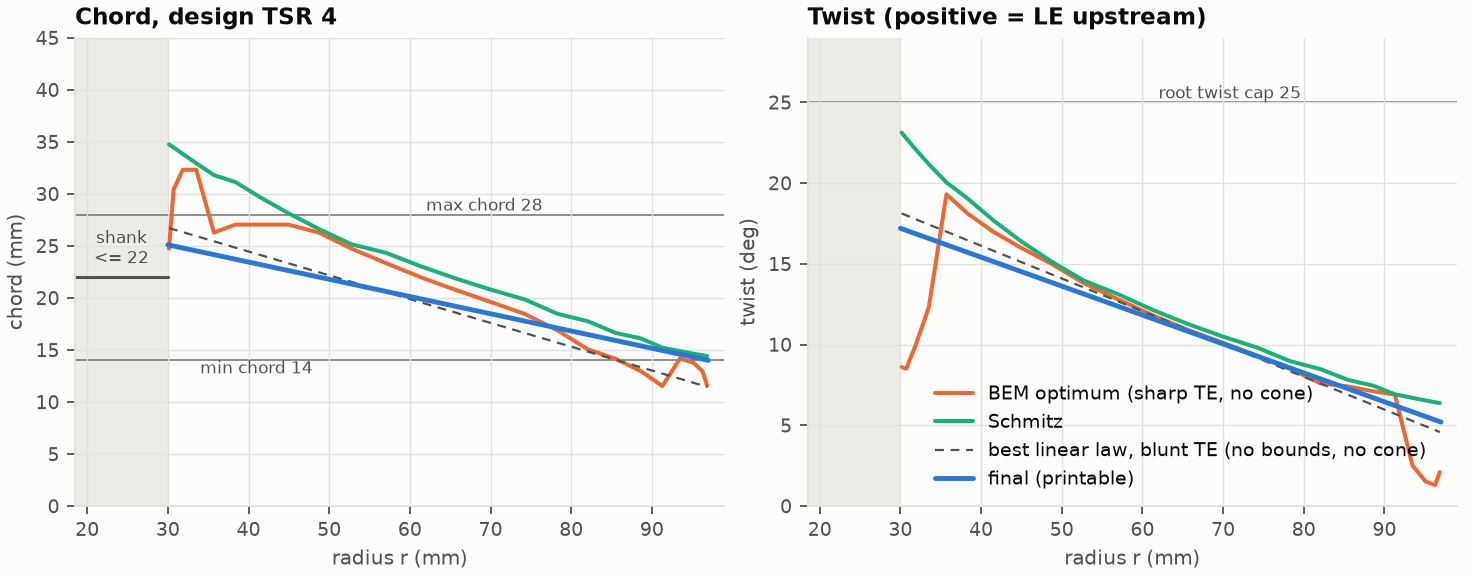
#> input picture docs/figures/bem_chord_twist.png, 1472 x 576 px
$ python -i report.py   (imports and definitions only)
#> lines starting #> are read from the running program, lines starting #| are printed output that depends on the picture
"""Build the Ovo technical report: docs/report/ovo-report.pdf.

Every number in the report comes from the design-study outputs, the CAD checks and the
parameters, never from memory:

  data/blade_design.json, data/hardware.json, data/bom.json, data/layout.json
  out/cad/checks/*.json (assembly, blade, rotor, shells, drivetrain, fins, coupon)
  out/web/manifest.json, ovo/params.py, ovo/profile.py

The script
  1. extracts and formats those numbers into docs/report/data.typ (generated, do not edit),
  2. writes the bibliography docs/report/refs.bib (curated references plus the sourced
     catalogue and prior-art URLs of data/hardware.json),
  3. draws the report's own figures into docs/report/figures/ (hull profile, concept sketch),
  4. copies the renders as compressed JPEGs into docs/report/img/ (docs/media/* when present,
     else out/renders/*),
  5. compiles docs/report/ovo-report.typ with the typst Python package (embedded fonts only,
     so the PDF does not depend on the machine's fonts).

  .venv/bin/python scripts/report.py                  # data, figures, images, PDF
  .venv/bin/python scripts/report.py --png DIR        # also every page as PNG (DIR/page-NN.png)
  .venv/bin/python scripts/report.py --render-fold    # first re-render the fold-sequence strip
                                                      # through scripts/render.py (takes the heavy lock)

Requires the docs dependency group (typst). Run the CAD build first (scripts/build.py): the
checks and renders under out/ are inputs.
"""

from __future__ import annotations

import argparse
import datetime as dt
import json
import math
import re
import subprocess
import sys
from pathlib import Path

import numpy as np

REPO = Path(__file__).resolve().parents[1]
sys.path.insert(0, str(REPO))

from ovo import params as P
from ovo import profile

REPORT = REPO / "docs" / "report"
FIG = REPORT / "figures"
IMG = REPORT / "img"
SRC_TYP = REPORT / "ovo-report.typ"
PDF = REPORT / "ovo-report.pdf"
FOLD_FRAMES = REPO / "out" / "work" / "report" / "fold"

AUTHOR = "Luca Ramírez Olivo"
LICENCE = "CC BY 4.0"
AFFILIATION = "Computer Engineering (final year), Universidad Europea de Madrid"
EM_DASH = "\u2014"


# --------------------------------------------------------------------------------------
# small helpers
# --------------------------------------------------------------------------------------
def load(rel: str) -> dict:
    return json.loads((REPO / rel).read_text())


# [10 lines left out: function f, not called in this run]


def pct(v, nd: int = 1, sign: bool = False) -> str:
    s = f"{v:+.{nd}f}" if sign else f"{v:.{nd}f}"
    return s


def g(v, sig: int = 3) -> str:
    """Compact general format (for mixed magnitudes)."""
    return f"{v:.{sig}g}"


# [9 lines left out: function git_rev, not called in this run]


# --------------------------------------------------------------------------------------
# typst literal writer
# --------------------------------------------------------------------------------------
_IDENT = re.compile(r"^[A-Za-z_][A-Za-z0-9_-]*$")


# [27 lines left out: function tlit, not called in this run]


# --------------------------------------------------------------------------------------
# data extraction
# --------------------------------------------------------------------------------------
def by_flow(rows: list[dict], flow: float, key: str = "flow_m_s") -> dict:
    return next(r for r in rows if abs(r[key] - flow) < 1e-6)


# [658 lines left out: functions hull_numbers, clean_check, build_data, not called in this run]


# --------------------------------------------------------------------------------------
# bibliography
# --------------------------------------------------------------------------------------
CURATED = r"""
@article{myring1976,
  author = {Myring, D. F.},
  title = {A theoretical study of body drag in subcritical axisymmetric flow},
  journal = {Aeronautical Quarterly},
  volume = {27},
  number = {3},
  pages = {186--194},
  year = {1976},
}
@book{burton2011,
  author = {Burton, Tony and Jenkins, Nick and Sharpe, David and Bossanyi, Ervin},
  title = {Wind Energy Handbook},
  edition = {2},
  publisher = {John Wiley \& Sons},
  year = {2011},
}
@book{hansen2015,
  author = {Hansen, Martin O. L.},
  title = {Aerodynamics of Wind Turbines},
  edition = {3},
  publisher = {Routledge},
  year = {2015},
}
@techreport{buhl2005,
  author = {Buhl, Marshall L.},
  title = {A New Empirical Relationship between Thrust Coefficient and Induction Factor for the Turbulent Windmill State},
  institution = {National Renewable Energy Laboratory},
  number = {NREL/TP-500-36834},
  year = {2005},
}
@article{ning2014,
  author = {Ning, S. Andrew},
  title = {A simple solution method for the blade element momentum equations with guaranteed convergence},
  journal = {Wind Energy},
  volume = {17},
  number = {9},
  pages = {1327--1345},
  year = {2014},
}
@article{neuralfoil,
  author = {Sharpe, Peter D. and Hansman, R. John},
  title = {{NeuralFoil}: An Airfoil Aerodynamics Analysis Tool Using Physics-Informed Machine Learning},
  journal = {arXiv preprint arXiv:2503.16323},
  year = {2025},
  url = {https://github.com/peterdsharpe/NeuralFoil},
}
@inproceedings{drela1989,
  author = {Drela, Mark},
  title = {{XFOIL}: An Analysis and Design System for Low Reynolds Number Airfoils},
  booktitle = {Low Reynolds Number Aerodynamics},
  series = {Lecture Notes in Engineering},
  volume = {54},
  pages = {1--12},
  publisher = {Springer},
  year = {1989},
}
@book{gasch2012,
  author = {Gasch, Robert and Twele, Jochen},
  title = {Wind Power Plants: Fundamentals, Design, Construction and Operation},
  edition = {2},
  publisher = {Springer},
  year = {2012},
}
@book{carlton2019,
  author = {Carlton, John},
  title = {Marine Propellers and Propulsion},
  edition = {4},
  publisher = {Butterworth-Heinemann},
  year = {2019},
}
@misc{build123d,
  title = {build123d: a Python parametric boundary-representation CAD library on the OpenCascade kernel},
  url = {https://github.com/gumyr/build123d},
  note = {Version 0.13},
}
@misc{manifold,
  title = {Manifold: geometry library for topological robustness},
  url = {https://github.com/elalish/manifold},
  note = {Python bindings manifold3d},
}
@misc{typst,
  title = {Typst: a markup-based typesetting system},
  url = {https://typst.app},
}
"""


def bib_escape(s: str) -> str:
    return s.replace("&", r"\&").replace("%", r"\%").replace("#", r"\#").replace("_", r"\_")


# [51 lines left out: function write_bib, not called in this run]


# --------------------------------------------------------------------------------------
# figures (style shared with ovo/bem.py)
# --------------------------------------------------------------------------------------
INK, INK2, GRID, SURF = "#0b0b0b", "#52514e", "#e2e1dc", "#fcfcfb"
S1, S2, S3 = "#2a78d6", "#eb6834", "#1baf7a"
HULL_FILL, HUB_FILL = "#e6e5e1", "#f2f1ee"


# [201 lines left out: functions _style, fig_hull, fig_concept, fig_bay, crop_figures, not called in this run]


# --------------------------------------------------------------------------------------
# renders
# --------------------------------------------------------------------------------------
RENDER_KEYS = {
    "hero_deployed": ("hero_deployed", "hero_light", "hero", "deployed"),
    "stowed": ("stowed", "packed"),
    "cutaway": ("cutaway",),
    "exploded": ("exploded",),
    "packed_kit": ("packed_kit", "kit"),
}


# [10 lines left out: function find_render, not called in this run]


DETAIL_KEYS = ("details_hub", "details_fin_rail")
RENDER_GROUPS = (("stowed", "packed_kit"),)    # shown side by side: take both from the same render set


# [30 lines left out: function prepare_images, not called in this run]


FOLD_QUERY = ("view=-40,22&theme=paper&rig=media&fit=tight&fill=0.40&focus=front_shell,aft_shell"
              "&fold={fold:.4f}")
FOLD_CROP = (190, 90, 950, 830)          # px in the 1000 x 1000 frames (camera fitted to the shells)


# [10 lines left out: function render_fold, not called in this run]


def compose_fold(frames: list[Path]) -> None:
    from PIL import Image
    ims = [Image.open(p).convert("RGB").crop(FOLD_CROP) for p in frames]
    w, h = ims[0].size
    gap = 14
    strip = Image.new("RGB", (w * len(ims) + gap * (len(ims) - 1), h), "white")
    for i, im in enumerate(ims):
        strip.paste(im, (i * (w + gap), 0))
    strip = strip.resize((2400, round(h * 2400 / strip.width)), Image.LANCZOS)
    IMG.mkdir(parents=True, exist_ok=True)
    strip.save(IMG / "fold_sequence.jpg", quality=86, optimize=True, progressive=True)


# --------------------------------------------------------------------------------------
# compile
# --------------------------------------------------------------------------------------
# [58 lines left out: functions check_em_dash, compile_pdf, main, not called in this run]


# [2 lines not run here, left out]

>>> import cv2
>>> picture = cv2.imread('../docs/figures/bem_chord_twist.png', cv2.IMREAD_GRAYSCALE)
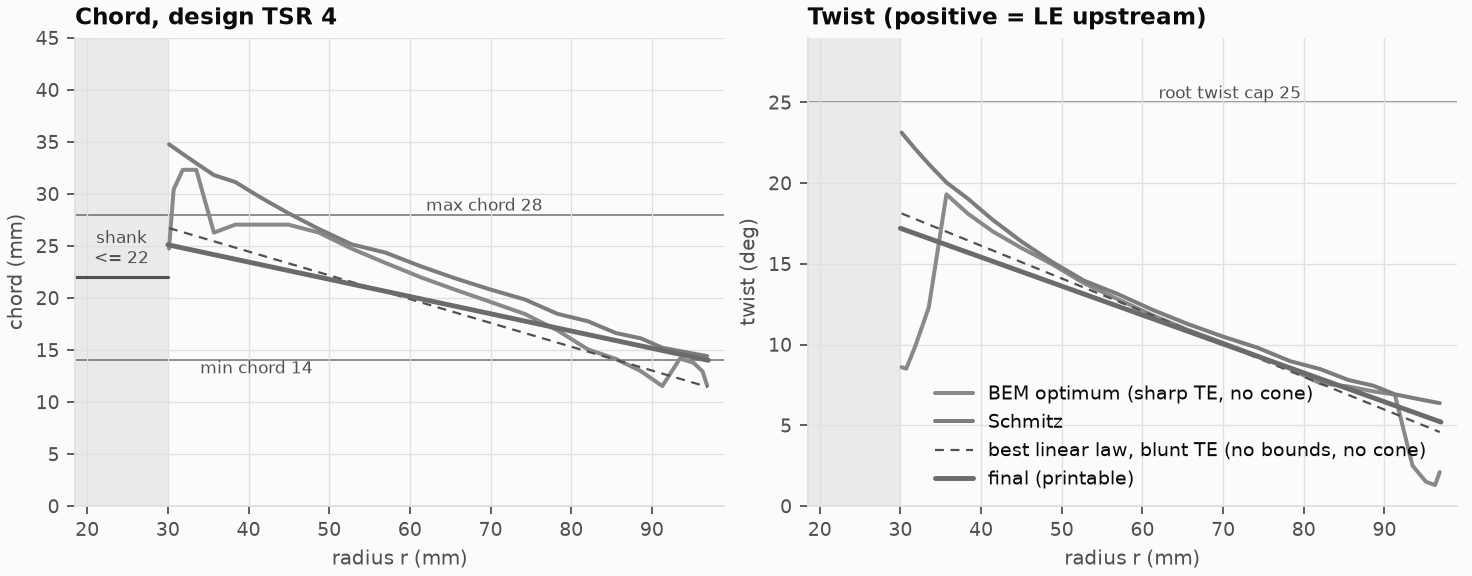
#> picture: shape (576, 1472); min 11, max 251, mean 241.6
#> (the run stopped early here; a loop or call above may not have finished)
